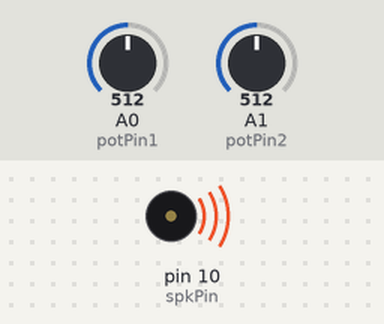
Recording of a sketch running on a simulated Arduino Uno, built with avr-gcc and run on an emulated ATmega328P. Parts: buzzer (waves = sounding). The inputs (shaded band) are chosen by the test bench; at power-on: A1 (potPin2) = 512, A0 (potPin1) = 512.

Above: at 1.6 s.
1.7 s: A1 (potPin2) set to 716
3.9 s: A0 (potPin1) set to 696
6.4 s: A0 (potPin1) set to 731
10.1 s: A0 (potPin1) set to 511
12.3 s: A0 (potPin1) set to 900
At 15.8 s:
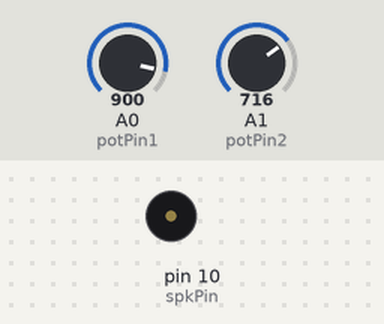
16.0 s: A1 (potPin2) set to 511
Timing chart, 0 to 20.5 s (numbered marks = the images above; inputs shaded):
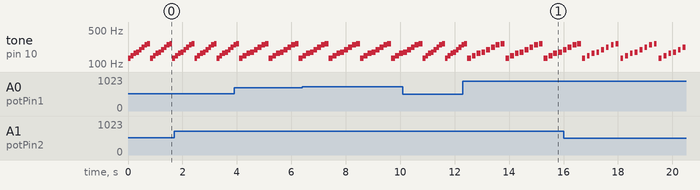

Measured:
- by itself, tone on pin 10 (spkPin): plays 220 Hz for 0.14 s, 247 Hz for 0.14 s, 262 Hz for 0.14 s, 131 Hz for 0.10 s, 147 Hz for 0.10 s, 165 Hz for 0.10 s … (25 notes in this stretch)

The sketch:

P6-3b.ino
```cpp
#define Do 131
#define Re 147
#define Mi 165
#define Fa 175
#define Sol 196
#define La 220
#define Ti 247
#define Do2 262

const int spkPin = 10;
const int potPin1 = A0;
const int potPin2 = A1;
int hold;
int duration;
int solfege[] = {Do, Re, Mi, Fa, Sol, La, Ti, Do2};


void setup()
{
}

void loop()
{
  hold = analogRead(potPin1);
  hold = map(hold,0,1023,5,200);
  duration = analogRead(potPin2);
  duration = map(duration,0,1023,5,200);

  for(int i = 0; i < 8; i++)
  {
    tone(spkPin, solfege[i], duration);
    delay(hold);
  }
}
```
